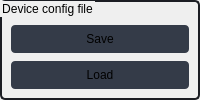
          <widget class="QGroupBox" name="groupBox_save_load">
           <property name="enabled">
            <bool>true</bool>
           </property>
           <property name="minimumSize">
            <size>
             <width>110</width>
             <height>0</height>
            </size>
           </property>
           <property name="styleSheet">
            <string notr="true">QGroupBox {
	border-radius: 5px;
	border: 2px solid rgb(27, 29, 35);
}

QFrame {
	border-radius: 5px;
	border: 2px solid rgb(27, 29, 35);
}

QPushButton {
	border: 2px solid rgb(52, 59, 72);
	border-radius: 5px;	
	background-color: rgb(52, 59, 72);
}
QPushButton:hover {
	background-color: rgb(57, 65, 80);
	border: 2px solid rgb(61, 70, 86);
}
QPushButton:pressed {	
	background-color: rgb(35, 40, 49);
	border: 2px solid rgb(43, 50, 61);
}
QPushButton:disabled {	
	background-color: rgb(35, 40, 49);
	border: 2px solid rgb(43, 50, 61);
}</string>
           </property>
           <property name="title">
            <string>Device config file</string>
           </property>
           <layout class="QVBoxLayout" name="verticalLayout_3">
            <property name="leftMargin">
             <number>6</number>
            </property>
            <property name="topMargin">
             <number>6</number>
            </property>
            <property name="rightMargin">
             <number>6</number>
            </property>
            <property name="bottomMargin">
             <number>6</number>
            </property>
            <item alignment="Qt::AlignmentFlag::AlignBottom">
             <widget class="QFrame" name="groupBox_save_load_buttons">
              <property name="styleSheet">
               <string notr="true">border-color: transparent;</string>
              </property>
              <property name="frameShape">
               <enum>QFrame::Shape::StyledPanel</enum>
              </property>
              <property name="frameShadow">
               <enum>QFrame::Shadow::Raised</enum>
              </property>
              <layout class="QVBoxLayout" name="verticalLayout_10">
               <property name="leftMargin">
                <number>0</number>
               </property>
               <property name="topMargin">
                <number>0</number>
               </property>
               <property name="rightMargin">
                <number>0</number>
               </property>
               <property name="bottomMargin">
                <number>0</number>
               </property>
               <item>
                <widget class="QPushButton" name="save_conf_button">
                 <property name="sizePolicy">
                  <sizepolicy hsizetype="Preferred" vsizetype="Preferred">
                   <horstretch>0</horstretch>
                   <verstretch>0</verstretch>
                  </sizepolicy>
                 </property>
                 <property name="minimumSize">
                  <size>
                   <width>60</width>
                   <height>30</height>
                  </size>
                 </property>
                 <property name="maximumSize">
                  <size>
                   <width>16777215</width>
                   <height>30</height>
                  </size>
                 </property>
                 <property name="text">
                  <string>Save</string>
                 </property>
                 <property name="icon">
                  <iconset resource="../../UI/resources.qrc">
                   <normaloff>:/icons/icons/outline_save_white_18dp.png</normaloff>:/icons/icons/outline_save_white_18dp.png</iconset>
                 </property>
                </widget>
               </item>
               <item>
                <widget class="QPushButton" name="load_conf_button">
                 <property name="sizePolicy">
                  <sizepolicy hsizetype="Preferred" vsizetype="Preferred">
                   <horstretch>0</horstretch>
                   <verstretch>0</verstretch>
                  </sizepolicy>
                 </property>
                 <property name="minimumSize">
                  <size>
                   <width>80</width>
                   <height>30</height>
                  </size>
                 </property>
                 <property name="maximumSize">
                  <size>
                   <width>16777215</width>
                   <height>30</height>
                  </size>
                 </property>
                 <property name="text">
                  <string>Load</string>
                 </property>
                 <property name="icon">
                  <iconset resource="../../UI/resources.qrc">
                   <normaloff>:/icons/icons/outline_file_upload_white_18dp.png</normaloff>:/icons/icons/outline_file_upload_white_18dp.png</iconset>
                 </property>
                </widget>
               </item>
              </layout>
             </widget>
            </item>
           </layout>
          </widget>
